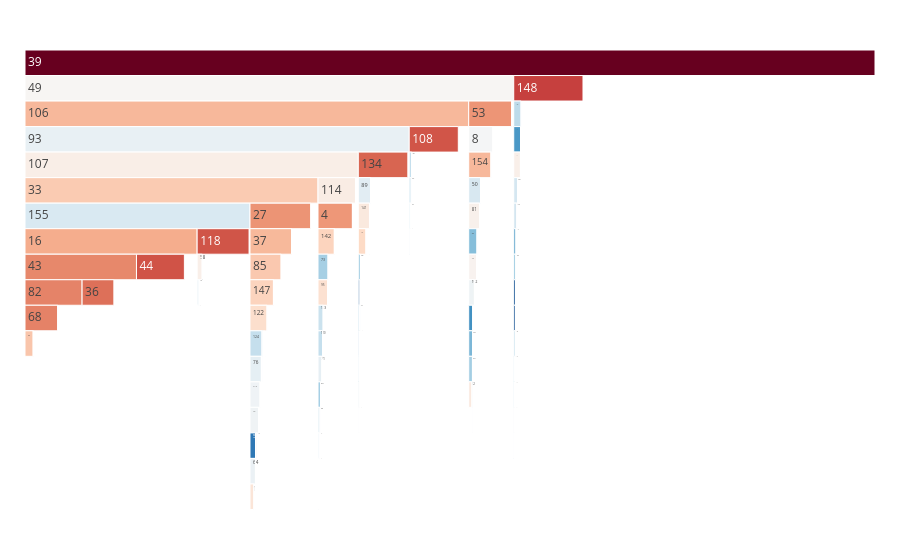

The notebook cell saved with this chart:
### Code cell
fig = make_icicle(path_templ(110))
fig.show()

### Figure 1 — Plotly figure (JSON) as saved in the notebook; plotly's stock layout.template omitted (floating-point values rounded to 4 significant figures; data arrays with more than 128 entries replaced by an {"elided": "..."} marker saying what was removed)
{"data": [{"labels": {"elided": "173 str values"}, "marker": {"cmid": null, "colors": {"elided": "173 float values"}, "colorscale": [[0, "rgb(5,48,97)"], [0.1, "rgb(33,102,172)"], [0.2, "rgb(67,147,195)"], [0.3, "rgb(146,197,222)"], [0.4, "rgb(209,229,240)"], [0.5, "rgb(247,247,247)"], [0.6, "rgb(253,219,199)"], [0.7, "rgb(244,165,130)"], [0.8, "rgb(214,96,77)"], [0.9, "rgb(178,24,43)"], [1, "rgb(103,0,31)"]]}, "parents": {"elided": "173 str values"}, "root": {"color": "lightgrey"}, "tiling": {"orientation": "v"}, "type": "icicle", "values": {"elided": "173 int values"}}], "layout": {"margin": {"b": 25, "l": 25, "r": 25, "t": 50}}}
